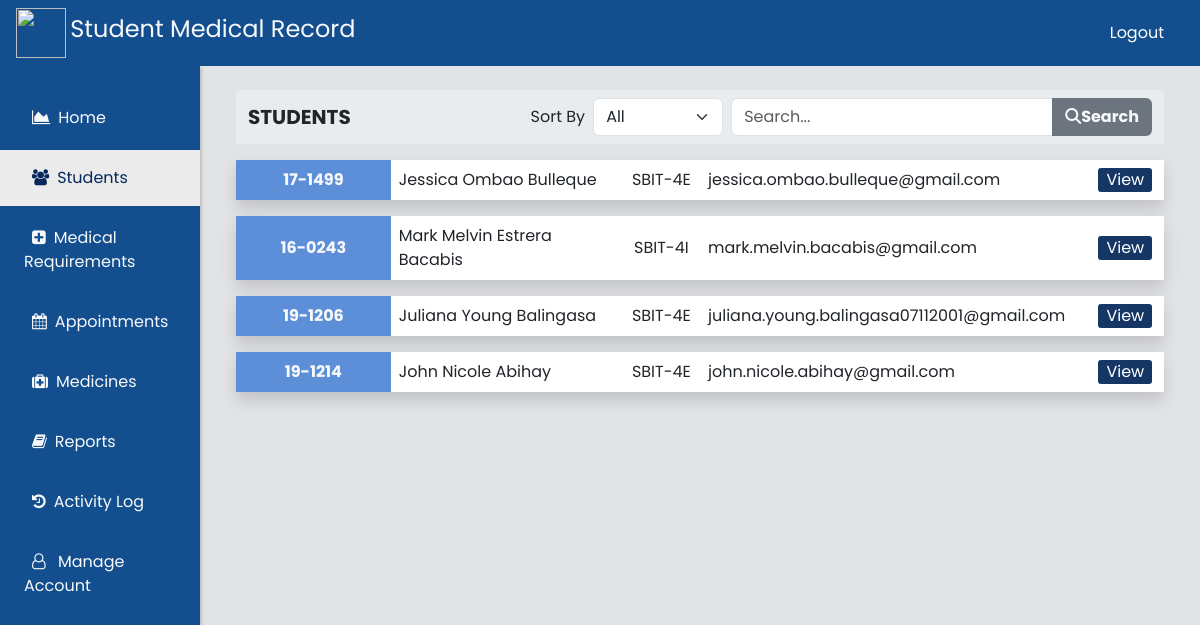
The app's page /Nurse-Side/student.php (signed in) with its own data.
### tables this page shows
CREATE TABLE `student_account` (
  `id` int(11) NOT NULL,
  `student_id` varchar(55) NOT NULL,
  `email` varchar(255) NOT NULL,
  `password` varchar(255) NOT NULL,
  `otp` int(6) NOT NULL,
  `isVerified` tinyint(1) NOT NULL
);

### Nurse-Side/student.php (the view, shortened to what this page needs)
<?php
include('./includes/db_conn.php');
$fetchStudents = "SELECT * FROM `student_account`
            JOIN `mis.student_info` ON `student_account`.`student_id` = `mis.student_info`.`student_id`
            JOIN `mis.enrollment_status` ON `mis.student_info`.`student_id` = `mis.enrollment_status`.`student_id`
            JOIN `mis.student_address` ON `mis.enrollment_status`.`student_id` = `mis.student_address`.`student_id`
            JOIN `mis.emergency_contact` ON `mis.student_address`.`student_id` = `mis.emergency_contact`.`student_id` LIMIT 10";
$fetchStudsAccount = mysqli_query($conn1, $fetchStudents);
?>
<!DOCTYPE html>
<html lang="en">
<head>
  <link href="https://cdn.jsdelivr.net/npm/bootstrap@5.3.0-alpha1/dist/css/bootstrap.min.css" rel="stylesheet">
  <link rel="stylesheet" href="https://cdnjs.cloudflare.com/ajax/libs/font-awesome/6.2.1/css/all.min.css">
  <link rel="stylesheet" href="./style.css" />
  <link rel="stylesheet" href="./css/patients.css" />
  <link rel="stylesheet" href="https://cdnjs.cloudflare.com/ajax/libs/font-awesome/4.7.0/css/font-awesome.min.css" />
</head>
<body>
  <div class="container-fluid">
    <nav class="row">
      <div class="py-2 px-3 d-flex justify-content-between align-items-center" style="background-color:#134E8E;">
        <div class="logo navbar-brand" href="#">
          <img src="./assets/QCUClinicLogo.png" width="50" height="50" alt="" />
          <span class="fw-regular fs-4 text-light">Student Medical Record</span>
        </div>
        <div class="container-fluid d-flex justify-content-start">
          <div class="ms-auto order-sm-0" id="navbarNav">
            <ul class="navbar-nav ms-auto text-white d-flex align-items-left align-items-lg-center">
              <li class="nav-item px-0 mx-2 d-flex align-items-center">
                <a class="nav-link" href="logout.php">Logout</a>
              </li>
            </ul>
          </div>
        </div>
      </div>
    </nav>
    <div class="row bg-secondary-subtle">
      <div class="col-md-2 p-0 position-relative" style="min-height:100vh;box-shadow: rgba(0, 0, 0, 0.15) 1.95px 1.95px 2.6px;background: #134E8E;">
        <div class="w-100">
          <ul class="mt-4 list-unstyled navbar-nav ps-0 ">
            <li class="px-4 w-100 mb-1 nav-item tab py-2">
              <a href="dashboard.php" class="nav-link"><span class="fx-5 fw-800 text-light"><i class="fa fa-area-chart mx-2"></i><span>Home</span></span></a>
            </li>
            <li class="px-4 w-100 mb-1 nav-item active tab py-2">
              <a href="student.php" class="nav-link"><span class="fx-5 fw-800 text-light"><i class="fa fa-users mx-2"></i><span>Students</span></span></a>
            </li>
            <li class="px-4 w-100 mb-1 nav-item tab py-2">
              <a href="Mreport.php" class="nav-link"><span class="fx-5 fw-800 text-light"><i class="fa fa-plus-square mx-2"></i><span>Medical Requirements</span></span></a>
            </li>
            <li class="px-4 w-100 mb-1 nav-item tab py-2">
              <a href="appointment.php" class="nav-link"><span class="fx-5 fw-800 text-light"><i class="fa fa-calendar mx-2" aria-hidden="true"></i><span>Appointments</span></span></a>
            </li>
            <li class="px-4 w-100 mb-1 nav-item tab py-2">
              <a href="medicines.php" class="nav-link"><span class="fx-5 fw-800 text-light"> <i class="fa fa-medkit mx-2" aria-hidden="true"></i><span>Medicines</span></span></a>
            </li>
            <li class="px-4 w-100 mb-1 nav-item tab py-2">
              <a href="Report.php" class="nav-link"><span class="fx-5 fw-800 text-light"><i class="fa fa-book mx-2"></i><span>Reports</span></span></a>
            </li>
            <li class="px-4 w-100 mb-1 nav-item tab py-2">
              <a href="activityLog.php" class="nav-link"><span class="fx-5 fw-800 text-light"><i class="fa fa-history mx-2"></i><span>Activity Log</span></span></a>
            </li>
            <li id="account_btn" class="px-4 w-100 mb-1 nav-item tab py-2">
              <a href="account.php" class="nav-link"><span class="fx-5 fw-800 text-light"><i class="fa fa-user-o mx-2" aria-hidden="true"></i><span> Manage Account</span></span></a>
            </li>
          </ul>
        </div>
      </div>
      <div class="col-sm-10 p-4" id="student">
        <div class="container-fluid">
          <div class="container-fluid bg-body-secondary d-flex justify-content-between align-items-center py-2 rounded-1">
            <span class="fw-bold fs-5 text-uppercase">Students</span>
            <div class="d-flex gap-2 ">
              <div class="d-flex align-items-center" style="flex-basis:300px">
                <span for="#sort" class="px-2 text-nowrap">Sort By</span>
                <select class="form-select shadow-none" aria-label="Default select example" name="sort" id="sort_stud">
                  <option name="sort" value="id">All</option>
                </select>
              </div>
              <div class="input-group form-input-sma">
                <input type="text" class="form-control" name="search" id="search_stud" placeholder="Search..." aria-label="Search..." aria-describedby="button-addon2">
                <button class="btn bg-secondary fw-bold text-light" type="button" id="button-addon2"><i class="fa-solid fa-magnifying-glass"></i>Search</button>
              </div>
            </div>
          </div>
          <div class="students">
            <div class="students">
              <?php if (mysqli_num_rows($fetchStudsAccount) > 0) {
                while ($studs = mysqli_fetch_assoc($fetchStudsAccount)) {  ?>
                  <table class="table table-borderless shadow mt-3 text-center align-middle">
                    <tbody>
                      <tr class="">
                        <td class="col-2  text-light fw-bold" style="background:#5D8FD9;width:max-content"><span><?= $studs['student_id'] ?></span></td>
                        <td class="col-3 text-start"><span class="name"><?= $studs['firstname'] ?> <?= $studs['middlename'] ?> <?= $studs['lastname'] ?></span></td>
                        <td class="col-1"><span class="course"><?= $studs['section'] ?></span></td>
                        <td class="col-5 text-start"><span class="email"><?= $studs['email'] ?></span></td>
                        <td class="col-1"><button class="addpatient-btn px-2" style="background-color: #163666;" id="view" data-id="<?= $studs['student_id'] ?>">View</button></td>
                      </tr>
                    </tbody>
                  </table>
              <?php }
              } ?>
            </div>
          </div>
</body>
</html>

### Nurse-Side/style.css (style rules this page uses)
* { margin: 0; padding: 0; font-family: 'Poppins', sans-serif; box-sizing: border-box; }
.nav-item { cursor: pointer; transition: 0.3s ease-in; }
.nav-item.active span > *, .nav-item.active { background: #ecebeb; color: #05285c !important; }

### Nurse-Side/css/patients.css (style rules this page uses)
.addpatient-btn { background-color:#5d8df9; border: none; border-radius: 3px; color: white; }

### records on screen
student_account: mis.emergency_contact.student_id "17-1499", mis.student_info.firstname "Jessica", mis.student_info.middlename "Ombao", mis.student_info.lastname "Bulleque", mis.enrollment_status.section "SBIT-4E", mis.student_info.email "jessica.ombao.bulleque@gmail.com"
student_account: mis.emergency_contact.student_id "16-0243", mis.student_info.firstname "Mark Melvin", mis.student_info.middlename "Estrera", mis.student_info.lastname "Bacabis", mis.enrollment_status.section "SBIT-4I", mis.student_info.email "mark.melvin.bacabis@gmail.com"
student_account: mis.emergency_contact.student_id "19-1206", mis.student_info.firstname "Juliana", mis.student_info.middlename "Young", mis.student_info.lastname "Balingasa", mis.enrollment_status.section "SBIT-4E", mis.student_info.email "juliana.young.balingasa07112001@gmail.com"
student_account: mis.emergency_contact.student_id "19-1214", mis.student_info.firstname "John Nicole", mis.student_info.lastname "Abihay", mis.enrollment_status.section "SBIT-4E", mis.student_info.email "john.nicole.abihay@gmail.com"
